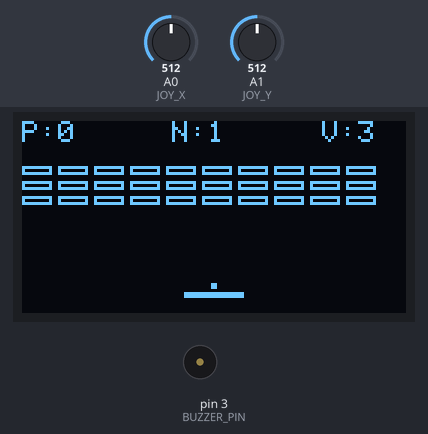
Recording of a sketch running on a simulated Arduino Uno, built with avr-gcc and run on an emulated ATmega328P. Shown: 128×64 one-colour display, buzzer (waves = sounding). The inputs (shaded band) are chosen by the test bench; at power-on: A1 (JOY_Y) = 512, A0 (JOY_X) = 512. Random numbers use the default seed unless the sketch sets one.

Above: at 2.2 s.
2.3 s: A1 (JOY_Y) set to 417
3.8 s: A1 (JOY_Y) set to 383
At 5.15 s:
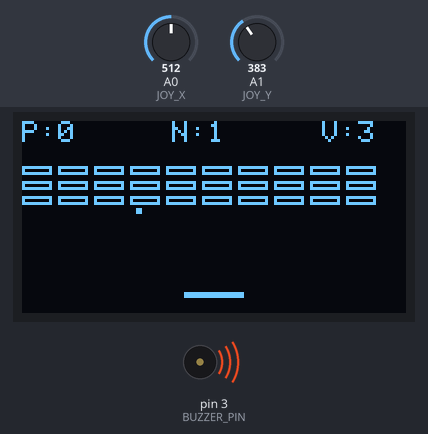
5.5 s: A0 (JOY_X) set to 610
At 5.58 s:
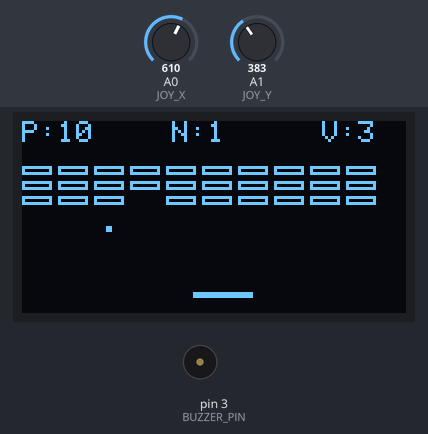
7.0 s: A0 (JOY_X) set to 390
At 7.18 s:
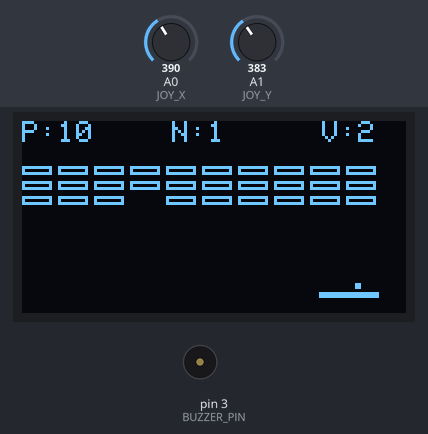
8.5 s: A0 (JOY_X) set to 410
At 8.58 s:
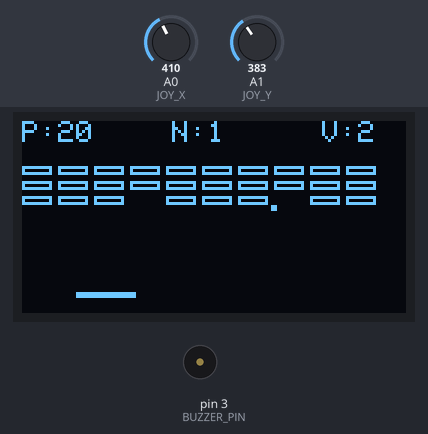
10.0 s: A1 (JOY_Y) set to 410
Timing chart, 0 to 12.5 s (numbered marks = the images above; inputs shaded):
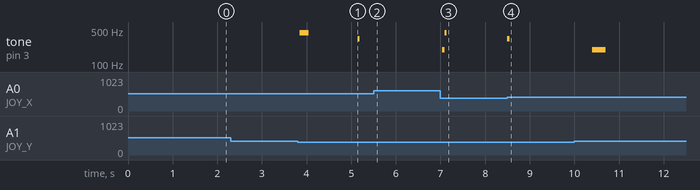

Measured:
- the behaviour switches between 400 and 399 on A1 (JOY_Y) (found by bisection; images 0 and 1)
- after the input at 2.3 s, every drawn part: stays the same
- after the input at 3.8 s, tone on pin 3 (BUZZER_PIN): silent → 440 Hz at once, → silent 0.20 s later, → 330 Hz 1.1 s later, → silent 0.05 s later; the display: first changes after 0.08 s (image 1 shows a later state)

The sketch:

Codigo_Breakergame.ino
```cpp
#include <Wire.h>
#include <Adafruit_GFX.h>
#include <Adafruit_SSD1306.h>

// Definición de la pantalla OLED
#define SCREEN_WIDTH 128 // Ancho en píxeles de la pantalla OLED
#define SCREEN_HEIGHT 64 // Alto en píxeles de la pantalla OLED
#define OLED_RESET 4     // Pin de reset para Arduino UNO (puedes usar 4 o cualquier pin digital)
#define SCREEN_ADDRESS 0x3C // Dirección I2C (típicamente 0x3C o 0x3D)

// Crear instancia de la pantalla
Adafruit_SSD1306 display(SCREEN_WIDTH, SCREEN_HEIGHT, &Wire, OLED_RESET);

// Definición de pines
#define JOY_X A0  // Pin analógico para el eje X del joystick
#define JOY_Y A1  // Pin analógico para el eje Y del joystick
#define BUZZER_PIN 3  // Pin para el buzzer

// Configuración de la paleta
#define PADDLE_HEIGHT 2
#define PADDLE_Y (SCREEN_HEIGHT - 7)
int PADDLE_WIDTH = 20; // Ahora es variable
int paddleX;
uint8_t paddleSpeed = 3;
uint8_t paddleInitialWidth = 20; // Ancho inicial de la paleta

// Configuración de la pelota
#define BALL_SIZE 2
int8_t ballX, ballY;
int8_t ballDX = 1, ballDY = -1;
float ballSpeedMultiplier = 1.0;

// Configuración de los ladrillos
#define BRICK_WIDTH 10
#define BRICK_HEIGHT 3
#define BRICK_COLS 10
#define BRICK_ROWS 3
#define BRICK_PADDING 2
#define BRICK_TOP_MARGIN 15
boolean bricks[BRICK_ROWS][BRICK_COLS];
uint8_t bricksDurability[BRICK_ROWS][BRICK_COLS];  // Durabilidad de los ladrillos
boolean specialBricks[BRICK_ROWS][BRICK_COLS];  // Ladrillos especiales que aplican efectos

// Estado del juego
uint16_t score = 0;
uint8_t lives = 3;
uint8_t level = 1;
uint8_t bricksRemaining = 0;
boolean gameStarted = false;
unsigned long lastFrameTime = 0;
unsigned long lastEffectTime = 0;
#define FRAME_DELAY 50  // 20 FPS
#define EFFECT_DURATION 5000  // 5 segundos para efectos temporales

// Función para reproducir sonidos
void playSound(int frequency, int duration) {
  tone(BUZZER_PIN, frequency, duration);
}

// Inicializar los ladrillos
void initBricks() {
  bricksRemaining = 0;
  for (uint8_t row = 0; row < BRICK_ROWS; row++) {
    for (uint8_t col = 0; col < BRICK_COLS; col++) {
      bricks[row][col] = true;
      bricksRemaining++;

      // A partir del nivel 2, algunos ladrillos requieren más golpes
      if (level >= 2 && random(100) < level * 10) {
        bricksDurability[row][col] = min(3, level - 1); // Máximo 3 golpes
      } else {
        bricksDurability[row][col] = 1; // Un golpe
      }

      // A partir del nivel 3, algunos ladrillos son especiales
      specialBricks[row][col] = (level >= 3 && random(100) < level * 5);
    }
  }
}

// Dibujar los ladrillos
void drawBricks() {
  for (uint8_t row = 0; row < BRICK_ROWS; row++) {
    for (uint8_t col = 0; col < BRICK_COLS; col++) {
      if (bricks[row][col]) {
        int x = col * (BRICK_WIDTH + BRICK_PADDING);
        int y = BRICK_TOP_MARGIN + row * (BRICK_HEIGHT + BRICK_PADDING);

        // Dibujar el ladrillo según su durabilidad
        if (bricksDurability[row][col] > 2) {
          // Ladrillo muy resistente - relleno con patrón
          display.fillRect(x, y, BRICK_WIDTH, BRICK_HEIGHT, SSD1306_WHITE);
          display.drawLine(x, y, x+BRICK_WIDTH, y+BRICK_HEIGHT, SSD1306_BLACK);
          display.drawLine(x, y+BRICK_HEIGHT, x+BRICK_WIDTH, y, SSD1306_BLACK);
        } else if (bricksDurability[row][col] > 1) {
          // Ladrillo resistente - relleno normal
          display.fillRect(x, y, BRICK_WIDTH, BRICK_HEIGHT, SSD1306_WHITE);
        } else {
          // Ladrillo normal - contorno
          display.drawRect(x, y, BRICK_WIDTH, BRICK_HEIGHT, SSD1306_WHITE);
        }

        // Marcar ladrillos especiales
        if (specialBricks[row][col]) {
          display.drawPixel(x + BRICK_WIDTH/2, y + BRICK_HEIGHT/2, SSD1306_WHITE);
        }
      }
    }
  }
}

// Nueva función para efectos especiales
void applySpecialEffect(uint8_t col, uint8_t row) {
  // Elegir un efecto aleatorio
  int effect = random(level); // Más efectos en niveles superiores

  switch (effect % 4) {
    case 0: // Reducir tamaño de la paleta
      if (PADDLE_WIDTH > 10) {
        PADDLE_WIDTH -= 2;
        paddleX = constrain(paddleX, 0, SCREEN_WIDTH - PADDLE_WIDTH);
      }
      break;
    case 1: // Aumentar velocidad de la pelota
      ballSpeedMultiplier += 0.1;
      break;
    case 2: // Efecto positivo: Aumentar tamaño de la paleta
      PADDLE_WIDTH += 2;
      PADDLE_WIDTH = min(PADDLE_WIDTH, 30); // Máximo tamaño
      paddleX = constrain(paddleX, 0, SCREEN_WIDTH - PADDLE_WIDTH);
      break;
    case 3: // Invertir controles temporalmente
      paddleSpeed = -paddleSpeed;
      lastEffectTime = millis(); // Iniciar temporizador para este efecto
      break;
  }

  // Mostrar efecto visual
  display.invertDisplay(true);
  delay(50);
  display.invertDisplay(false);
}

// Dibujar la paleta
void drawPaddle() {
  display.fillRect(paddleX, PADDLE_Y, PADDLE_WIDTH, PADDLE_HEIGHT, SSD1306_WHITE);
}

// Dibujar la pelota
void drawBall() {
  display.fillRect(ballX, ballY, BALL_SIZE, BALL_SIZE, SSD1306_WHITE);
}

// Dibujar la información del juego (puntuación, vidas)
void drawGameInfo() {
  display.setTextSize(1);
  display.setTextColor(SSD1306_WHITE);

  // Puntuación
  display.setCursor(0, 0);
  display.print("P:");
  display.print(score);

  // Nivel
  display.setCursor(50, 0);
  display.print("N:");
  display.print(level);

  // Vidas
  display.setCursor(100, 0);
  display.print("V:");
  display.print(lives);
}

// Función para reiniciar el nivel
void resetLevel() {
  // Posición inicial de la paleta
  paddleX = (SCREEN_WIDTH - PADDLE_WIDTH) / 2;

  // Posición inicial de la pelota (encima de la paleta)
  ballX = paddleX + (PADDLE_WIDTH / 2) - (BALL_SIZE / 2);
  ballY = PADDLE_Y - BALL_SIZE - 1;

  // Dirección inicial aleatoria
  ballDX = random(0, 2) == 0 ? -1 : 1;
  ballDY = -1;

  // Inicializar los ladrillos
  initBricks();

  // Reiniciar efectos temporales al inicio del nivel
  lastEffectTime = millis();

  // Asegurar que paddleSpeed sea positivo al inicio
  paddleSpeed = abs(paddleSpeed);

  // Redibujamos todo
  display.clearDisplay();
  drawBricks();
  drawPaddle();
  drawBall();
  drawGameInfo();
  display.display();

  // El juego aún no comienza hasta que el jugador mueva el joystick
  gameStarted = false;
}

// Pantalla de inicio
void showStartScreen() {
  display.clearDisplay();
  display.setTextSize(1);
  display.setTextColor(SSD1306_WHITE);

  display.setCursor(25, 20);
  display.println("BREAKOUT");

  display.setCursor(15, 35);
  display.print("Nivel: ");
  display.println(level);

  display.setCursor(5, 50);
  display.println("Mueve joystick arriba");

  display.display();
  delay(1000);
}

// Pantalla de nivel completado
void showLevelComplete() {
  display.clearDisplay();
  display.setTextSize(1);
  display.setTextColor(SSD1306_WHITE);

  display.setCursor(15, 20);
  display.println("NIVEL COMPLETADO");

  display.setCursor(15, 35);
  display.print("Puntos: ");
  display.println(score);

  display.display();

  // Tocar melodía
  playSound(523, 100); // DO
  delay(100);
  playSound(659, 100); // MI
  delay(100);
  playSound(784, 300); // SOL

  delay(2000);

  // Pasar al siguiente nivel
  level++;
  ballSpeedMultiplier += 0.2;

  // Reducir tamaño de la paleta cada nivel
  if (level > 2) {
    PADDLE_WIDTH = paddleInitialWidth - (level - 2);
    PADDLE_WIDTH = max(PADDLE_WIDTH, 10); // Mínimo 10 píxeles
  }

  // Aumentar velocidad de la paleta
  paddleSpeed = 3 + (level / 2);

  // En niveles superiores, añadir aceleración progresiva
  if (level >= 3) {
    ballDX = (ballDX > 0) ? min(ballDX + 0.2, 2) : max(ballDX - 0.2, -2);
  }

  resetLevel();
}

// Pantalla de juego terminado
void showGameOver() {
  display.clearDisplay();
  display.setTextSize(1);
  display.setTextColor(SSD1306_WHITE);

  display.setCursor(30, 20);
  display.println("GAME OVER");

  display.setCursor(15, 35);
  display.print("Puntos: ");
  display.println(score);

  display.display();

  // Sonido triste
  playSound(196, 300);
  delay(200);
  playSound(147, 600);

  delay(3000);

  // Reiniciar el juego
  level = 1;
  score = 0;
  lives = 3;
  ballSpeedMultiplier = 1.0;
  PADDLE_WIDTH = paddleInitialWidth; // Restaurar tamaño original de la paleta

  showStartScreen();
  resetLevel();
}

// Mover la paleta según el joystick
void movePaddle() {
  int xVal = analogRead(JOY_X);

  // Mover la paleta según el joystick
  if (xVal < 400 && paddleX > 0) {
    paddleX -= paddleSpeed;
  } else if (xVal > 600 && paddleX < SCREEN_WIDTH - PADDLE_WIDTH) {
    paddleX += paddleSpeed;
  }

  // Asegurar que la paleta no salga de la pantalla
  if (paddleX < 0) paddleX = 0;
  if (paddleX > SCREEN_WIDTH - PADDLE_WIDTH) paddleX = SCREEN_WIDTH - PADDLE_WIDTH;

  // Si el juego no ha comenzado, la pelota sigue a la paleta
  if (!gameStarted) {
    ballX = paddleX + (PADDLE_WIDTH / 2) - (BALL_SIZE / 2);
    ballY = PADDLE_Y - BALL_SIZE - 1;

    // Comprobar si el jugador pulsa para empezar
    int yVal = analogRead(JOY_Y);
    if (yVal < 400) {
      gameStarted = true;
      playSound(440, 200); // Sonido de inicio
    }
  }
}

// Comprobar colisión con los ladrillos
void checkBrickCollision() {
  // Verificar si hay colisión con algún ladrillo
  int colWidth = BRICK_WIDTH + BRICK_PADDING;
  int rowHeight = BRICK_HEIGHT + BRICK_PADDING;

  // Calcular el rango de ladrillos con los que puede colisionar la pelota
  int startCol = max(0, ballX / colWidth);
  int endCol = min(BRICK_COLS - 1, (ballX + BALL_SIZE) / colWidth);
  int startRow = max(0, (ballY - BRICK_TOP_MARGIN) / rowHeight);
  int endRow = min(BRICK_ROWS - 1, (ballY + BALL_SIZE - BRICK_TOP_MARGIN) / rowHeight);

  // Verificar cada ladrillo en el rango
  for (int row = startRow; row <= endRow; row++) {
    for (int col = startCol; col <= endCol; col++) {
      if (bricks[row][col]) {
        int brickX = col * colWidth;
        int brickY = BRICK_TOP_MARGIN + row * rowHeight;

        // Si hay colisión
        if (ballX + BALL_SIZE > brickX && ballX < brickX + BRICK_WIDTH &&
            ballY + BALL_SIZE > brickY && ballY < brickY + BRICK_HEIGHT) {

          // Reducir durabilidad del ladrillo
          bricksDurability[row][col]--;

          // Solo eliminar el ladrillo si su durabilidad llega a cero
          if (bricksDurability[row][col] <= 0) {
            bricks[row][col] = false;
            bricksRemaining--;

            // Comprobar si es un ladrillo especial
            if (specialBricks[row][col]) {
              // Aplicar efecto especial
              applySpecialEffect(col, row);
            }
          }

          // Cambiar dirección de la pelota
          // Determinar desde qué lado se golpeó el ladrillo
          int centerBallX = ballX + BALL_SIZE / 2;
          int centerBallY = ballY + BALL_SIZE / 2;
          int centerBrickX = brickX + BRICK_WIDTH / 2;
          int centerBrickY = brickY + BRICK_HEIGHT / 2;

          // Calcular la diferencia entre centros
          float dx = centerBallX - centerBrickX;
          float dy = centerBallY - centerBrickY;

          // Si el choque es más horizontal que vertical
          if (abs(dx / BRICK_WIDTH) > abs(dy / BRICK_HEIGHT)) {
            ballDX = -ballDX; // Invertir dirección horizontal
          } else {
            ballDY = -ballDY; // Invertir dirección vertical
          }

          // Sonido según durabilidad
          if (bricksDurability[row][col] <= 0) {
            playSound(330, 50);  // Ladrillo destruido
          } else {
            playSound(220, 30);  // Ladrillo golpeado pero no destruido
          }

          // Puntaje según nivel y durabilidad
          if (bricksDurability[row][col] <= 0) {
            score += 10 * level * (specialBricks[row][col] ? 2 : 1);
          } else {
            score += 2 * level;
          }

          // Verificar si se han eliminado todos los ladrillos
          if (bricksRemaining <= 0) {
            showLevelComplete();
          }

          // Solo procesar una colisión por vez
          return;
        }
      }
    }
  }
}

// Mover la pelota
void moveBall() {
  if (!gameStarted) return;

  // Calcular el movimiento con la velocidad actual
  int moveX = ballDX * ballSpeedMultiplier;
  int moveY = ballDY * ballSpeedMultiplier;

  // Si la velocidad es muy baja, asegurar al menos 1 píxel de movimiento
  if (moveX == 0) moveX = (ballDX > 0) ? 1 : -1;
  if (moveY == 0) moveY = (ballDY > 0) ? 1 : -1;

  // Mover la pelota
  ballX += moveX;
  ballY += moveY;

  // Comprobar colisiones con los bordes
  // Borde izquierdo y derecho
  if (ballX <= 0) {
    ballX = 0;
    ballDX = -ballDX;
  } else if (ballX >= SCREEN_WIDTH - BALL_SIZE) {
    ballX = SCREEN_WIDTH - BALL_SIZE;
    ballDX = -ballDX;
  }

  // Borde superior
  if (ballY <= 10) { // Dejar espacio para la información del juego
    ballY = 10;
    ballDY = -ballDY;
  }

  // Colisión con la paleta
  if (ballY + BALL_SIZE >= PADDLE_Y && ballY <= PADDLE_Y + PADDLE_HEIGHT) {
    if (ballX + BALL_SIZE >= paddleX && ballX <= paddleX + PADDLE_WIDTH) {
      // Cambiar dirección según dónde golpea en la paleta
      float hitPoint = (ballX + BALL_SIZE/2) - paddleX;
      float hitRatio = hitPoint / PADDLE_WIDTH;

      // Calcular nuevo ángulo de rebote (-1 a 1)
      float angle = 2.0 * hitRatio - 1.0;

      // Ajustar dirección horizontal
      ballDX = angle * 2; // Máximo ±2

      // Siempre rebote hacia arriba
      ballDY = -abs(ballDY);

      // Posición correcta para evitar pegarse a la paleta
      ballY = PADDLE_Y - BALL_SIZE;

      // Reproducir sonido cuando choca con la paleta
      playSound(440, 50);
    }
  }

  // Comprobar colisión con ladrillos
  checkBrickCollision();

  // Pelota cae fuera de la pantalla
  if (ballY > SCREEN_HEIGHT) {
    playSound(196, 300); // Sonido de pérdida

    lives--;

    if (lives <= 0) {
      // Game over
      showGameOver();
    } else {
      // Reiniciar posición de la pelota
      gameStarted = false;
      ballX = paddleX + (PADDLE_WIDTH / 2) - (BALL_SIZE / 2);
      ballY = PADDLE_Y - BALL_SIZE - 1;
    }
  }
}

// Actualizar la pantalla
void updateDisplay() {
  display.clearDisplay();

  // Dibujar elementos del juego
  drawBricks();
  drawPaddle();
  drawBall();
  drawGameInfo();

  // Actualizar la pantalla
  display.display();
}

void setup() {
  // Inicializar comunicación serial para depuración
  Serial.begin(9600);

  // Inicializar la pantalla OLED
  if (!display.begin(SSD1306_SWITCHCAPVCC, SCREEN_ADDRESS)) {
    Serial.println(F("Error al iniciar SSD1306"));
    for (;;); // No continuar si falla
  }

  // Configuración inicial de la pantalla
  display.clearDisplay();
  display.setTextColor(SSD1306_WHITE);

  // Configurar pines
  pinMode(JOY_X, INPUT);
  pinMode(JOY_Y, INPUT);
  pinMode(BUZZER_PIN, OUTPUT);

  // Inicializar generador de números aleatorios
  randomSeed(analogRead(A5));

  // Mostrar pantalla de inicio
  showStartScreen();

  // Inicializar el juego
  resetLevel();
}

void loop() {
  // Control de velocidad de fotogramas
  unsigned long currentTime = millis();
  if (currentTime - lastFrameTime < FRAME_DELAY) {
    return;
  }
  lastFrameTime = currentTime;

  // Comprobar si hay que revertir efectos temporales
  if (paddleSpeed < 0 && millis() - lastEffectTime > EFFECT_DURATION) {
    paddleSpeed = abs(paddleSpeed);
  }

  // Actualizar elementos del juego
  movePaddle();
  moveBall();

  // Actualizar la pantalla
  updateDisplay();
}
```
